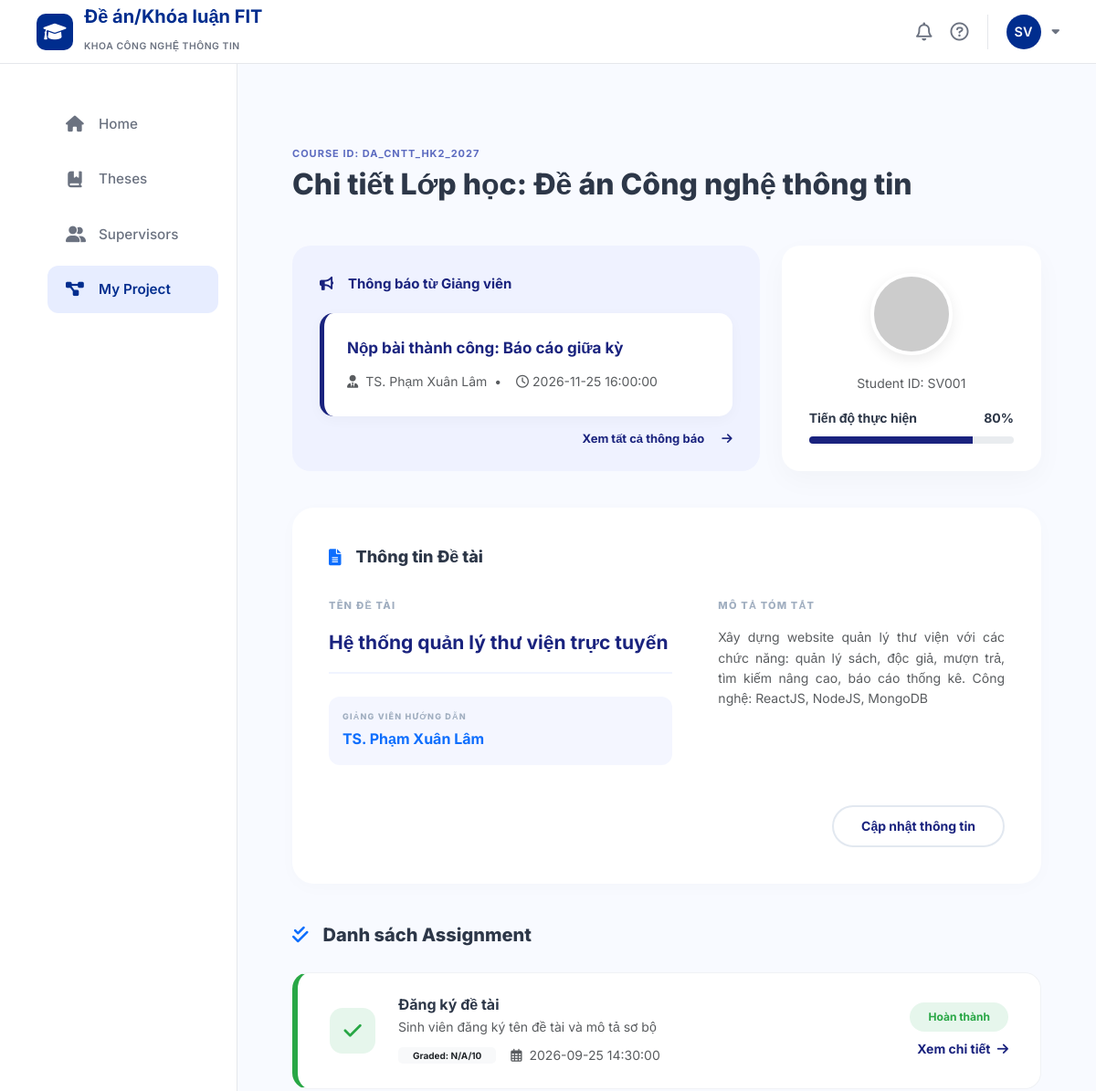
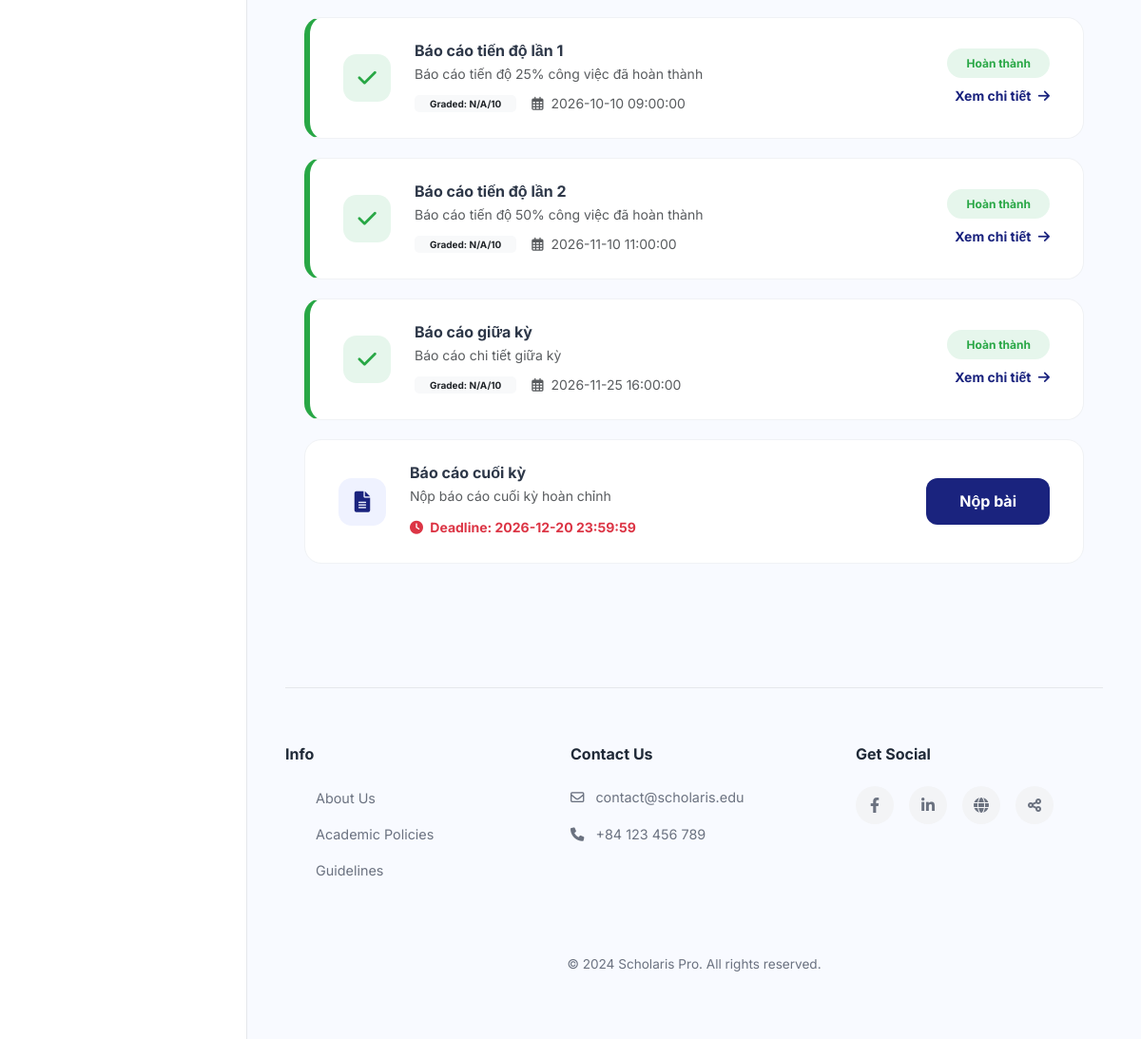
Page /project-detail/53 (signed in) on the committed database (2 pictures, top to bottom).
### tables this page shows
CREATE TABLE classes (
    id INTEGER PRIMARY KEY AUTOINCREMENT,
    class_code VARCHAR(50) NOT NULL UNIQUE,
    class_name VARCHAR(100) NOT NULL,
    course_id INTEGER NOT NULL,
    lecturer_id INTEGER NOT NULL,
    semester_id INTEGER NOT NULL,
    status VARCHAR(20) DEFAULT 'active' CHECK (status IN ('active', 'completed')),
    FOREIGN KEY (course_id) REFERENCES courses(id),
    FOREIGN KEY (lecturer_id) REFERENCES lecturers(id),
    FOREIGN KEY (semester_id) REFERENCES semesters(id)
);

CREATE TABLE notifications (
    id INTEGER PRIMARY KEY AUTOINCREMENT,
    user_id INTEGER NOT NULL,
    title VARCHAR(200) NOT NULL,
    content TEXT,
    related_id INTEGER,
    is_read INTEGER DEFAULT 0,
    created_at DATETIME DEFAULT CURRENT_TIMESTAMP,
    FOREIGN KEY (user_id) REFERENCES users(id) ON DELETE CASCADE
);

CREATE TABLE users (
    id INTEGER PRIMARY KEY AUTOINCREMENT,
    email VARCHAR(100) NOT NULL UNIQUE,
    password VARCHAR(255) NOT NULL,
    full_name VARCHAR(100) NOT NULL,
    role VARCHAR(20) NOT NULL CHECK (role IN ('student', 'lecturer')),
    phone VARCHAR(20),
    created_at DATETIME DEFAULT CURRENT_TIMESTAMP
);

CREATE TABLE students (
    id INTEGER PRIMARY KEY AUTOINCREMENT,
    user_id INTEGER NOT NULL UNIQUE,
    student_code VARCHAR(20) NOT NULL UNIQUE,
    class_name VARCHAR(50),
    major VARCHAR(100),
    FOREIGN KEY (user_id) REFERENCES users(id) ON DELETE CASCADE
);

CREATE TABLE topics (
    id INTEGER PRIMARY KEY AUTOINCREMENT,
    student_id INTEGER NOT NULL,
    class_id INTEGER NOT NULL,
    title VARCHAR(500) NOT NULL,
    description TEXT,
    created_at DATETIME DEFAULT CURRENT_TIMESTAMP,
    updated_at DATETIME DEFAULT CURRENT_TIMESTAMP,
    FOREIGN KEY (student_id) REFERENCES students(id),
    FOREIGN KEY (class_id) REFERENCES classes(id)
);

CREATE TABLE submissions (
    id INTEGER PRIMARY KEY AUTOINCREMENT,
    assignment_id INTEGER NOT NULL,
    student_id INTEGER NOT NULL,
    file_url VARCHAR(500),
    file_name VARCHAR(255),
    file_size INTEGER,
    progress_report TEXT,
    submitted_at DATETIME DEFAULT CURRENT_TIMESTAMP,
    is_late INTEGER DEFAULT 0,
    is_final INTEGER DEFAULT 0,
    version INTEGER DEFAULT 1,
    FOREIGN KEY (assignment_id) REFERENCES assignments(id) ON DELETE CASCADE,
    FOREIGN KEY (student_id) REFERENCES students(id)
);

CREATE TABLE assignments (
    id INTEGER PRIMARY KEY AUTOINCREMENT,
    class_id INTEGER NOT NULL,
    title VARCHAR(200) NOT NULL,
    description TEXT,
    deadline DATETIME NOT NULL,
    max_file_size INTEGER DEFAULT 10,
    allowed_file_types VARCHAR(200),
    created_at DATETIME DEFAULT CURRENT_TIMESTAMP, is_overdue,
    FOREIGN KEY (class_id) REFERENCES classes(id) ON DELETE CASCADE
);

### app/myprojects/routes.py (the view)
@myprojects_bp.route('/project-detail/<int:id>')
def project_detail(id):
    user_id = session.get('user_id') or 1
    conn = get_db()
    conn.row_factory = lambda cursor, row: dict(zip([column[0] for column in cursor.description], row))
    cur = conn.cursor()
    cur.execute("""
        SELECT c.id, c.class_code, c.class_name, u.full_name AS lecturer_name,
               s.id AS student_pk, s.student_code
        FROM classes c
        JOIN lecturers l ON c.lecturer_id = l.id
        JOIN users u ON l.user_id = u.id
        JOIN class_students cs ON c.id = cs.class_id
        JOIN students s ON cs.student_id = s.id
        WHERE c.id = ? AND s.user_id = ?
    """, (id, user_id))
    class_info = cur.fetchone()
    cur.execute("""
        SELECT
            (SELECT COUNT(*) FROM assignments WHERE class_id = ?) as total,
            (SELECT COUNT(*) FROM submissions WHERE student_id = ? AND assignment_id IN
                (SELECT id FROM assignments WHERE class_id = ?)) as completed
    """, (id, class_info['student_pk'], id))
    counts = cur.fetchone()
    progress = int((counts['completed'] / counts['total'] * 100)) if counts['total'] > 0 else 0
    cur.execute("SELECT title, description FROM topics WHERE class_id = ? AND student_id = ?",
               (id, class_info['student_pk']))
    topic = cur.fetchone()
    cur.execute("""
        SELECT title, content, created_at
        FROM notifications
        WHERE user_id = ? OR related_id = ?
        ORDER BY created_at DESC LIMIT 1
    """, (user_id, id))
    latest_notification = cur.fetchone()
    cur.execute("""
        SELECT a.id, a.title, a.description, a.deadline,
               sub.submitted_at, sub.file_url, sub.is_late, cs.grade
        FROM assignments a
        LEFT JOIN submissions sub ON a.id = sub.assignment_id AND sub.student_id = ?
        LEFT JOIN class_students cs ON a.class_id = cs.class_id AND cs.student_id = ?
        WHERE a.class_id = ?
        ORDER BY a.deadline ASC
    """, (class_info['student_pk'], class_info['student_pk'], id))
    assignments = cur.fetchall()
    return render_template('project_detail.html',
                           class_info=class_info, topic=topic,
                           latest_notification=latest_notification,
                           assignments=assignments, progress=progress)

### app/database.py (called while the page is built)
def get_db():
    conn = sqlite3.connect(DB_PATH)
    conn.row_factory = sqlite3.Row
    return conn

### templates/project_detail.html (shortened to what this page needs)
{% extends "base.html" %}
{% block content %}
<link rel="stylesheet" href="https://cdnjs.cloudflare.com/ajax/libs/font-awesome/6.0.0/css/all.min.css">
<div class="main-container">
    <div class="mb-5">
        <div class="course-id-label">COURSE ID: {{ class_info.class_code }} </div>
        <h1 class="page-title">Chi tiết Lớp học: {{ class_info.class_name }} </h1>
    </div>
    <div class="top-grid">
        <div class="announcement-card">
            <div class="announcement-header"><i class="fas fa-bullhorn me-3"></i> Thông báo từ Giảng viên</div>
            {% if latest_notification %}
            <div class="announcement-content">
                <div class="announcement-title">{{ latest_notification.title }}</div>
                <small class="text-muted">
                    <i class="fas fa-user-tie me-2"></i>{{ class_info.lecturer_name }}  &nbsp;•&nbsp;
                    <i class="far fa-clock ms-2 me-1"></i>{{ latest_notification.created_at }}
                </small>
            </div>
            {% endif %}
            <a href="#" class="btn-view-all mb-10">Xem tất cả thông báo <i class="fas fa-arrow-right ms-3"></i></a>
        </div>
        <div class="profile-card">
            <div class="avatar-circle">
                <img src="https://ui-avatars.com/api/?name={{ session.user_full_name }}&background=EBF4FF&color=1A237E" style="width:100%">
            </div>
            <small class="text-muted d-block mb-3">Student ID: {{ class_info.student_code }}</small>
            <div class="progress-label d-flex justify-content-between mb-2">
                <span class="fw-bold small">Tiến độ thực hiện</span>
                <span class="fw-bold small">{{ progress }}%</span>
            </div>
            <div class="progress" style="height: 8px; border-radius: 10px;">
                <div class="progress-bar" style="width: {{ progress }}%; background: var(--primary-navy);"></div>
            </div>
        </div>
    </div>
<div class="topic-card">
    <div class="topic-header">
        <i class="fas fa-file-alt me-3 text-primary"></i> Thông tin Đề tài
    </div>
    <div class="topic-grid">
        <div>
            <span class="label-caps">Tên đề tài</span>
            <div class="topic-title-box">
                {{ topic.title if topic else "Chưa đăng ký đề tài" }}
            </div>
            <div class="supervisor-tag">
                <span class="label-caps" style="margin-bottom: 5px; font-size: 9px;">Giảng viên hướng dẫn</span>
                <div class="fw-bold text-primary">
                    {{ class_info.lecturer_name }}
                </div>
            </div>
        </div>
        <div>
            <span class="label-caps">Mô tả tóm tắt</span>
            <p class="text-muted small" style="text-align: justify;">
                {{ topic.description if topic else "Vui lòng cập nhật mô tả..." }}
            </p>
        </div>
    </div>
    <div class="text-end mt-4">
    <button class="btn-outline-pill" data-bs-toggle="modal" data-bs-target="#topicModal">
        Cập nhật thông tin
    </button>
</div>
</div>
    <div class="section-subtitle"><i class="fas fa-check-double me-3 text-primary"></i> Danh sách Assignment</div>
    {% for ass in assignments %}
    <div class="assignment-item {% if ass.submitted_at %}completed{% elif ass.is_late %}overdue{% endif %}">
        <div class="d-flex align-items-center">
            <div class="icon-box {% if ass.submitted_at %}icon-completed{% else %}icon-pending{% endif %}">
                <i class="fas {% if ass.submitted_at %}fa-check{% else %}fa-file-alt{% endif %}"></i>
            </div>
            <div>
                <h6 class="fw-bold mb-1">{{ ass.title }} </h6>
                <p class="text-muted small mb-2">{{ ass.description | truncate(100) }} </p>
                {% if ass.submitted_at %}
                <div class="d-flex align-items-center">
                    <span class="badge bg-light text-dark px-3 py-1 fw-bold" style="font-size: 10px; border-radius: 5px;">Graded: {{ ass.grade if ass.grade else 'N/A' }}/10 </span>
                    <small class="ms-3 text-muted"><i class="far fa-calendar-alt me-1"></i> {{ ass.submitted_at }} </small>
                </div>
                {% else %}
                <small class="text-danger fw-bold"><i class="fas fa-clock me-1"></i> Deadline: {{ ass.deadline }} </small>
                {% endif %}
            </div>
        </div>
    <div class="text-end ms-4">
            {% if ass.submitted_at %}
                <div class="d-flex flex-column align-items-end">
                    <span class="status-pill pill-green mb-2">Hoàn thành</span>
                    <a href="{{ url_for('myprojects.submit_assignment', assignment_id=ass.id) }}" class="text-decoration-none small fw-bold" style="color: var(--primary-navy);">
                        Xem chi tiết <i class="fas fa-arrow-right ms-1"></i>
                    </a>
                </div>
            {% elif ass.is_late %}
                <div class="text-danger fw-bold small mb-2">Quá hạn </div>
                <a href="#" class="text-danger small text-decoration-none fw-bold">Yêu cầu gia hạn</a>
            {% else %}
                <a href="{{ url_for('myprojects.submit_assignment', assignment_id=ass.id) }}" class="btn-navy-pill text-decoration-none d-inline-block">
                    Nộp bài
                </a>
            {% endif %}
        </div>
    </div>
    {% endfor %}
</div>
{% endblock %}

### templates/base.html (style rules this page uses)
:root { --primary-color: #002D8E; --primary-light: #E7EDFF; --bg-page: #FBFBFF; --white: #FFFFFF; --text-dark: #1F2937; --text-muted: #6B7280; --border-color: #E5E7EB; --sidebar-width: 260px; --header-height: 70px; --shadow: 0 4px 12px rgba(0, 0, 0, 0.05); --transition: all 0.3s ease; }
* { margin: 0; padding: 0; box-sizing: border-box; font-family: 'Inter', sans-serif; }
body { background-color: var(--bg-page); color: var(--text-dark); min-height: 100vh; display: flex; flex-direction: column; }

### templates/project_detail.html (style rules this page uses)
:root { --primary-navy: #1a237e; --accent-blue: #3f51b5; --bg-body: #f8faff; --text-main: #2d3748; --text-light: #718096; --success: #28a745; --danger: #dc3545; --announcement-bg: #eff2ff; }
body { background-color: var(--bg-body); font-family: 'Inter', 'Segoe UI', sans-serif; color: var(--text-main); line-height: 1.6; }
.main-container { max-width: 1000px; margin: auto; padding: 50px 20px; }
.course-id-label { color: #5c6bc0; font-weight: 700; font-size: 11px; text-transform: uppercase; letter-spacing: 1px; }
.page-title { color: #2d3748; font-weight: 800; font-size: 32px; margin-top: 5px; margin-bottom: 40px; }
.top-grid { display: grid; grid-template-columns: 1.8fr 1fr; gap: 24px; margin-bottom: 40px; }
.announcement-card { background: var(--announcement-bg); border-radius: 20px; padding: 30px; position: relative; }
.announcement-header { font-weight: 700; color: var(--primary-navy); margin-bottom: 20px; display: flex; align-items: center; font-size: 15px; }
.announcement-content { background: white; border-radius: 15px; padding: 25px; border-left: 5px solid var(--primary-navy); box-shadow: 0 4px 15px rgba(0,0,0,0.03); }
.announcement-title { font-weight: 700; font-size: 17px; margin-bottom: 10px; color: #1a237e; }
.btn-view-all { position: absolute; bottom: 25px; right: 30px; color: var(--primary-navy); font-weight: 700; font-size: 13px; text-decoration: none; transition: 0.3s; }
.profile-card { background: white; border-radius: 20px; padding: 30px; text-align: center; box-shadow: 0 10px 30px rgba(0,0,0,0.03); }
.avatar-circle { width: 90px; height: 90px; border-radius: 50%; margin: 0 auto 20px; background: #f0f2f5; border: 4px solid white; box-shadow: 0 5px 15px rgba(0,0,0,0.08); overflow: hidden; }
.topic-card { background: white; border-radius: 24px; padding: 40px; margin-bottom: 40px; box-shadow: 0 4px 20px rgba(0,0,0,0.02); }
.topic-header { font-weight: 800; font-size: 18px; margin-bottom: 30px; display: flex; align-items: center; }
.topic-grid { display: grid; grid-template-columns: 1.2fr 1fr; gap: 50px; }
.label-caps { font-size: 11px; font-weight: 800; color: #a0aec0; text-transform: uppercase; letter-spacing: 1.2px; margin-bottom: 15px; display: block; }
.topic-title-box { font-size: 21px; font-weight: 700; color: #1a237e; border-bottom: 2px solid #f0f4ff; padding-bottom: 15px; margin-bottom: 25px; }
.supervisor-tag { background: #f4f6ff; padding: 15px; border-radius: 12px; display: inline-block; width: 100%; }
.btn-outline-pill { border: 2px solid #e2e8f0; color: var(--primary-navy); background: transparent; border-radius: 50px; padding: 10px 30px; font-weight: 700; font-size: 14px; transition: 0.3s; margin-top: 20px; }
.section-subtitle { font-weight: 800; font-size: 20px; margin-bottom: 25px; display: flex; align-items: center; }
.assignment-item { background: white; border-radius: 18px; padding: 25px 35px; margin-bottom: 20px; display: flex; align-items: center; justify-content: space-between; border: 1px solid #f0f2f5; transition: all 0.3s ease; }
.assignment-item.completed { border-left: 6px solid var(--success); }
.icon-box { width: 50px; height: 50px; border-radius: 14px; display: flex; align-items: center; justify-content: center; margin-right: 25px; font-size: 22px; }
.icon-completed { background: #e6f6ec; color: var(--success); }
.icon-pending { background: #eff2ff; color: var(--primary-navy); }
.status-pill { padding: 6px 20px; border-radius: 30px; font-size: 12px; font-weight: 700; }
.pill-green { background: #e6f6ec; color: var(--success); }
.btn-navy-pill { background: var(--primary-navy); color: white; border: none; border-radius: 12px; padding: 12px 35px; font-weight: 700; transition: 0.3s; }

### rows in the picture
classes: class_code "DA_CNTT_HK2_2027", class_name "Đề án Công nghệ thông tin"
notifications: title "Nộp bài thành công: Báo cáo giữa kỳ", created_at "2026-11-25 16:00:00"
users: lecturer_name "TS. Phạm Xuân Lâm"
students: student_code "SV001"
topics: title "Hệ thống quản lý thư viện trực tuyến", description "Xây dựng website quản lý thư viện với các chức năng: quản lý sách, độc giả, mượn trả, tìm kiếm nâng cao, báo cáo thống kê. Công nghệ: ReactJS, NodeJS, MongoDB"
submissions: title "Đăng ký đề tài", description "Sinh viên đăng ký tên đề tài và mô tả sơ bộ", grade "N/A", submitted_at "2026-09-25 14:30:00"
submissions: title "Báo cáo tiến độ lần 1", description "Báo cáo tiến độ 25% công việc đã hoàn thành", grade "N/A", submitted_at "2026-10-10 09:00:00"
submissions: title "Báo cáo tiến độ lần 2", description "Báo cáo tiến độ 50% công việc đã hoàn thành", grade "N/A", submitted_at "2026-11-10 11:00:00"
submissions: title "Báo cáo giữa kỳ", description "Báo cáo chi tiết giữa kỳ", grade "N/A", submitted_at "2026-11-25 16:00:00"
assignments: title "Báo cáo cuối kỳ", description "Nộp báo cáo cuối kỳ hoàn chỉnh", deadline "2026-12-20 23:59:59"

### other values in the picture
{{ progress }} "80"
